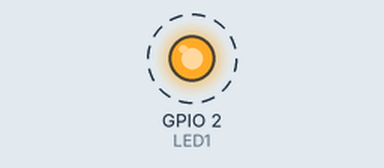
Recording of a sketch running on a simulated ESP32. Parts: output pins drawn as LEDs (lit = HIGH). Dashed ring = blinking. What the sketch prints to the serial monitor is not drawn.

Above: at 0.5 s.
Timing chart, 0 to 4.6 s (numbered marks = the images above):
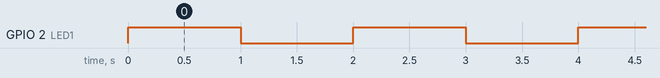

Measured:
- by itself, GPIO 2 (LED1): alternates HIGH for 1.0 s and LOW for 1.0 s

The sketch:

Cores_02_Seleccionar_Core.ino
```cpp
/*
 * This sketch moves the blink sketch from Core 1 in loop to Core 0
 */

#define LED1 2

TaskHandle_t Task1;

void codeForTask1( void * parameter )
{
  for (;;) {
    Serial.print("This Task runs on Core: ");
    Serial.println(xPortGetCoreID());

    digitalWrite(LED1, HIGH);   // turn the LED on (HIGH is the voltage level)
    delay(1000);                       // wait for a second
    digitalWrite(LED1, LOW);    // turn the LED off by making the voltage LOW
    delay(1000);                       // wait for a second
  }
}

void setup() {
  Serial.begin(115200);
  pinMode(LED1, OUTPUT);

  xTaskCreatePinnedToCore(
    codeForTask1,            /* Task function. */
    "Task_1",                 /* name of task. */
    1000,                    /* Stack size of task */
    NULL,                     /* parameter of the task */
    1,                        /* priority of the task */
    &Task1,                   /* Task handle to keep track of created task */
    0);                       /* Core */
}

// the loop function runs over and over again forever
void loop() {
  delay(1000);
}
```
